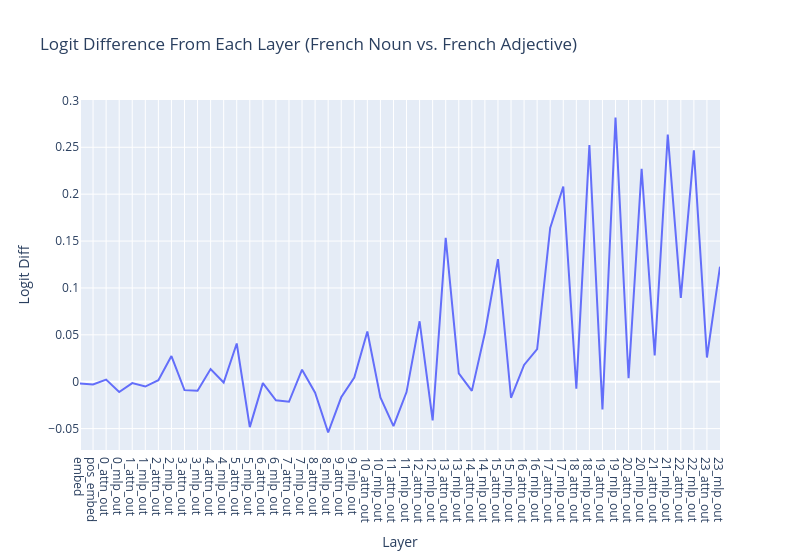

The notebook cell this image was saved under:
### Code cell
plot_logit_differences(
    per_layer_logit_diffs_noun_adj,
    labels=labels,
    title="Logit Difference From Each Layer (French Noun vs. French Adjective)"
)

### Figure 1 — Plotly figure (JSON) as saved in the notebook; plotly's stock layout.template omitted (floating-point values rounded to 4 significant figures)
{"data": [{"hovertemplate": "Layer=%{x}<br>Logit Diff=%{y}<extra></extra>", "legendgroup": "", "line": {"color": "#636efa", "dash": "solid"}, "marker": {"symbol": "circle"}, "mode": "lines", "name": "", "orientation": "v", "showlegend": false, "type": "scatter", "x": [0, 1, 2, 3, 4, 5, 6, 7, 8, 9, 10, 11, 12, 13, 14, 15, 16, 17, 18, 19, 20, 21, 22, 23, 24, 25, 26, 27, 28, 29, 30, 31, 32, 33, 34, 35, 36, 37, 38, 39, 40, 41, 42, 43, 44, 45, 46, 47, 48, 49], "xaxis": "x", "y": [-0.001801, -0.002956, 0.002224, -0.01102, -0.001487, -0.005149, 0.001675, 0.0274, -0.009002, -0.009641, 0.01355, -0.0008439, 0.04074, -0.04842, -0.001501, -0.01988, -0.0214, 0.01279, -0.01165, -0.05416, -0.01665, 0.004493, 0.0535, -0.01676, -0.04729, -0.01103, 0.06445, -0.04134, 0.1534, 0.008868, -0.009749, 0.05202, 0.1306, -0.01713, 0.01792, 0.03476, 0.164, 0.2082, -0.007405, 0.2523, -0.02962, 0.2818, 0.003689, 0.2272, 0.02798, 0.2637, 0.08937, 0.2467, 0.02584, 0.1227], "yaxis": "y"}], "layout": {"hovermode": "x unified", "legend": {"tracegroupgap": 0}, "title": {"text": "Logit Difference From Each Layer (French Noun vs. French Adjective)"}, "width": 800, "xaxis": {"anchor": "y", "domain": [0, 1], "tickmode": "array", "ticktext": ["embed", "pos_embed", "0_attn_out", "0_mlp_out", "1_attn_out", "1_mlp_out", "2_attn_out", "2_mlp_out", "3_attn_out", "3_mlp_out", "4_attn_out", "4_mlp_out", "5_attn_out", "5_mlp_out", "6_attn_out", "6_mlp_out", "7_attn_out", "7_mlp_out", "8_attn_out", "8_mlp_out", "9_attn_out", "9_mlp_out", "10_attn_out", "10_mlp_out", "11_attn_out", "11_mlp_out", "12_attn_out", "12_mlp_out", "13_attn_out", "13_mlp_out", "14_attn_out", "14_mlp_out", "15_attn_out", "15_mlp_out", "16_attn_out", "16_mlp_out", "17_attn_out", "17_mlp_out", "18_attn_out", "18_mlp_out", "19_attn_out", "19_mlp_out", "20_attn_out", "20_mlp_out", "21_attn_out", "21_mlp_out", "22_attn_out", "22_mlp_out", "23_attn_out", "23_mlp_out"], "tickvals": [0, 1, 2, 3, 4, 5, 6, 7, 8, 9, 10, 11, 12, 13, 14, 15, 16, 17, 18, 19, 20, 21, 22, 23, 24, 25, 26, 27, 28, 29, 30, 31, 32, 33, 34, 35, 36, 37, 38, 39, 40, 41, 42, 43, 44, 45, 46, 47, 48, 49], "title": {"text": "Layer"}}, "yaxis": {"anchor": "x", "domain": [0, 1], "title": {"text": "Logit Diff"}}}}
